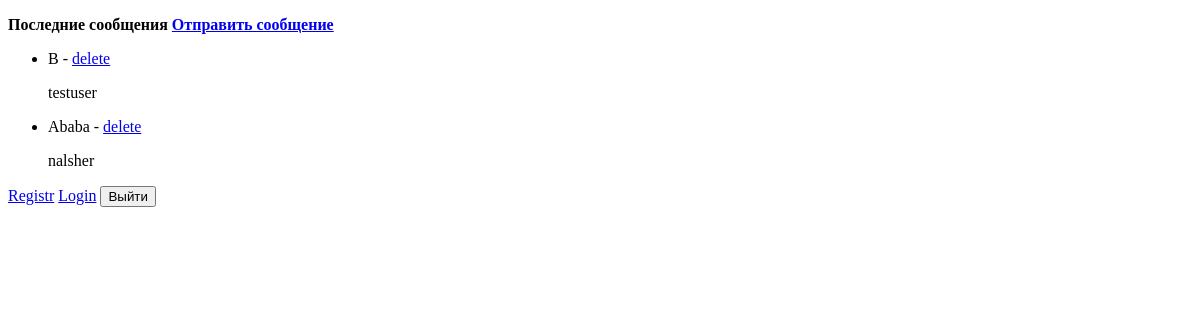
The page /send/ on the database as committed earlier.
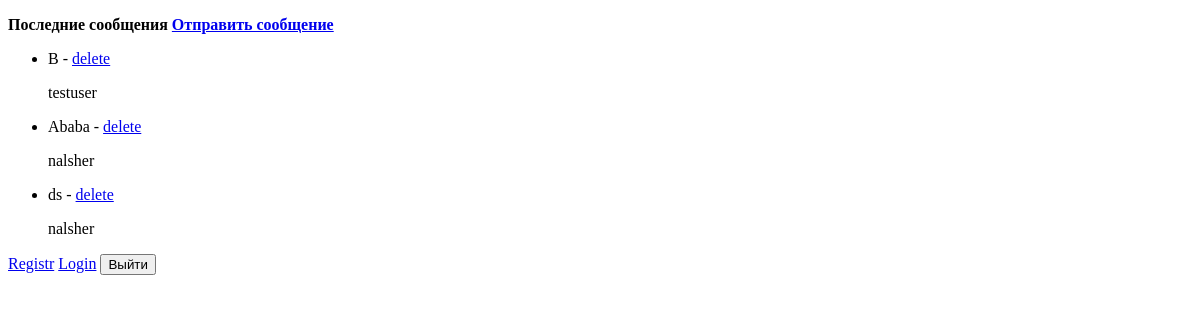
The same page on the database as committed later.
### send/models.py (models this page shows, shortened)
class messages(models.Model):
    text = models.TextField(null=False,blank=False)
    written_by = models.ForeignKey(User,on_delete=models.CASCADE)
    class Meta:
        verbose_name_plural = 'Сообщения'
        verbose_name = 'Сообщение'

### send/views.py (the view)
# urls.py: path('',view,name='view'),
def view(request):
    mesage = messages.objects.all()
    paginator = Paginator(mesage,4)
    if 'page' in request.GET:
        page_num = request.GET['page']
    else:
        page_num = 1
    page = paginator.get_page(page_num)
    context = {'page':page,'mesage':page.object_list}
    return render(request,'send/view.html',context)

### send/templates/send/view.html (shortened to what this page needs)
<!DOCTYPE html>
<html lang="en">
<head>
    <p><b>Последние сообщения <a href ="{%url 'send'%}">Отправить сообщение</a></b></p>
</head>
<body>
{%for ms in mesage%}
<div>
<ul>
    <li>{{ms.text}} - <a href="{% url 'dl' ms.pk%}">delete</a></li>
    <p>{{ms.written_by}}</p>
</ul>
</div>
{%endfor%}
</body>
<div>
    <a href="{%url 'create'%}">Registr</a> <a href="{%url 'login'%}">Login</a>
    <form style="display:inline-block" method="post" action="{% url 'logout' %}">
<button type="submit">Выйти</button></form>
</div>
</html>

Rows that differ between the two databases and show on the page:
added messages: text "ds", written_by "nalsher"
